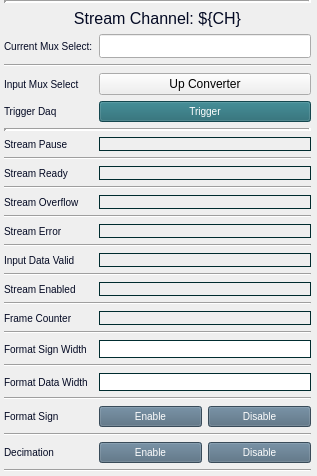
<?xml version="1.0" encoding="UTF-8"?>
<ui version="4.0">
 <class>Form</class>
 <widget class="QWidget" name="Form">
  <property name="geometry">
   <rect>
    <x>0</x>
    <y>0</y>
    <width>317</width>
    <height>450</height>
   </rect>
  </property>
  <property name="sizePolicy">
   <sizepolicy hsizetype="Expanding" vsizetype="Expanding">
    <horstretch>0</horstretch>
    <verstretch>0</verstretch>
   </sizepolicy>
  </property>
  <property name="minimumSize">
   <size>
    <width>0</width>
    <height>0</height>
   </size>
  </property>
  <property name="windowTitle">
   <string>Form</string>
  </property>
  <layout class="QVBoxLayout" name="verticalLayout">
   <property name="leftMargin">
    <number>0</number>
   </property>
   <property name="topMargin">
    <number>0</number>
   </property>
   <property name="rightMargin">
    <number>2</number>
   </property>
   <property name="bottomMargin">
    <number>0</number>
   </property>
   <item>
    <layout class="QGridLayout" name="gridLayout" columnstretch="0,0">
     <property name="leftMargin">
      <number>4</number>
     </property>
     <property name="topMargin">
      <number>0</number>
     </property>
     <property name="rightMargin">
      <number>4</number>
     </property>
     <property name="bottomMargin">
      <number>4</number>
     </property>
     <item row="30" column="1">
      <layout class="QHBoxLayout" name="horizontalLayout_2">
       <item>
        <widget class="PyDMPushButton" name="PyDMPushButton">
         <property name="sizePolicy">
          <sizepolicy hsizetype="Minimum" vsizetype="Expanding">
           <horstretch>0</horstretch>
           <verstretch>0</verstretch>
          </sizepolicy>
         </property>
         <property name="toolTip">
          <string/>
         </property>
         <property name="styleSheet">
          <string notr="true">QPushButton {
  background-color: #50697D;
  border-color: #F3B749;
  color:white;
  font-size: 10px;
}
QPushButton:checked{
  background-color: #14B09B;
  font: bold
}
QPushButton:hover{
  border-style: outset;
}</string>
         </property>
         <property name="text">
          <string>Enable</string>
         </property>
         <property name="checkable">
          <bool>true</bool>
         </property>
         <property name="channel" stdset="0">
          <string>ca://${DEVICE}:DAQMUX1_DECIMATION${CH}</string>
         </property>
         <property name="pressValue" stdset="0">
          <string>1</string>
         </property>
         <attribute name="buttonGroup">
          <string notr="true">buttonGroup_2</string>
         </attribute>
        </widget>
       </item>
       <item>
        <widget class="PyDMPushButton" name="PyDMPushButton_2">
         <property name="sizePolicy">
          <sizepolicy hsizetype="Minimum" vsizetype="Expanding">
           <horstretch>0</horstretch>
           <verstretch>0</verstretch>
          </sizepolicy>
         </property>
         <property name="toolTip">
          <string/>
         </property>
         <property name="styleSheet">
          <string notr="true">QPushButton {
  background-color: #50697D;
  border-color: #F3B749;
  color:white;
  font-size: 10px;
}
QPushButton:checked{
  background-color: #14B09B;
  font: bold
}
QPushButton:hover{
  border-style: outset;
}</string>
         </property>
         <property name="text">
          <string>Disable</string>
         </property>
         <property name="checkable">
          <bool>true</bool>
         </property>
         <property name="channel" stdset="0">
          <string>ca://${DEVICE}:DAQMUX1_DECIMATION${CH}</string>
         </property>
         <property name="pressValue" stdset="0">
          <string>0</string>
         </property>
         <attribute name="buttonGroup">
          <string notr="true">buttonGroup_2</string>
         </attribute>
        </widget>
       </item>
      </layout>
     </item>
     <item row="18" column="0" colspan="2">
      <widget class="Line" name="line_5">
       <property name="orientation">
        <enum>Qt::Horizontal</enum>
       </property>
      </widget>
     </item>
     <item row="8" column="0" colspan="2">
      <widget class="Line" name="line_12">
       <property name="styleSheet">
        <string notr="true"/>
       </property>
       <property name="frameShadow">
        <enum>QFrame::Sunken</enum>
       </property>
       <property name="lineWidth">
        <number>3</number>
       </property>
       <property name="orientation">
        <enum>Qt::Horizontal</enum>
       </property>
      </widget>
     </item>
     <item row="6" column="1">
      <widget class="PyDMPushButton" name="PyDMPushButton_5">
       <property name="sizePolicy">
        <sizepolicy hsizetype="Minimum" vsizetype="Expanding">
         <horstretch>0</horstretch>
         <verstretch>0</verstretch>
        </sizepolicy>
       </property>
       <property name="toolTip">
        <string/>
       </property>
       <property name="styleSheet">
        <string notr="true">QPushButton {
  background-color: #1E646E;
  border-color: #F3B749;
  color:white;
  font-size: 10px;
}
QPushButton:pressed{
  background-color: #023459;
  font: bold
}
QPushButton:hover{
  border-style: outset;
}</string>
       </property>
       <property name="text">
        <string>Trigger</string>
       </property>
       <property name="channel" stdset="0">
        <string>ca://${DEVICE}:DAQMUX1_TRGDAQ </string>
       </property>
       <property name="pressValue" stdset="0">
        <string>1</string>
       </property>
      </widget>
     </item>
     <item row="25" column="0">
      <widget class="QLabel" name="label_10">
       <property name="styleSheet">
        <string notr="true">QLabel{
  color:#030923;
  font-size: 10px;
  font-style: bold;
}</string>
       </property>
       <property name="text">
        <string>Format Data Width</string>
       </property>
      </widget>
     </item>
     <item row="10" column="0" colspan="2">
      <widget class="Line" name="line">
       <property name="orientation">
        <enum>Qt::Horizontal</enum>
       </property>
      </widget>
     </item>
     <item row="15" column="0">
      <widget class="QLabel" name="label_5">
       <property name="styleSheet">
        <string notr="true">QLabel{
  color:#030923;
  font-size: 10px;
  font-style: bold;
}</string>
       </property>
       <property name="text">
        <string>Stream Error</string>
       </property>
      </widget>
     </item>
     <item row="1" column="0" colspan="2">
      <widget class="QLabel" name="label">
       <property name="sizePolicy">
        <sizepolicy hsizetype="MinimumExpanding" vsizetype="MinimumExpanding">
         <horstretch>0</horstretch>
         <verstretch>0</verstretch>
        </sizepolicy>
       </property>
       <property name="styleSheet">
        <string notr="true">QLabel{
  color:#030923;
  font-size: 16px;
  font-style: bold;
}</string>
       </property>
       <property name="text">
        <string>Stream Channel: ${CH}</string>
       </property>
       <property name="alignment">
        <set>Qt::AlignCenter</set>
       </property>
      </widget>
     </item>
     <item row="19" column="0">
      <widget class="QLabel" name="label_7">
       <property name="styleSheet">
        <string notr="true">QLabel{
  color:#030923;
  font-size: 10px;
  font-style: bold;
}</string>
       </property>
       <property name="text">
        <string>Stream Enabled</string>
       </property>
      </widget>
     </item>
     <item row="25" column="1">
      <widget class="PyDMLineEdit" name="PyDMLineEdit_2">
       <property name="toolTip">
        <string/>
       </property>
       <property name="styleSheet">
        <string notr="true">QLineEdit{
  border-width: 1px; 
  border-style: solid; 
  border-color: #002C2F;
}</string>
       </property>
       <property name="channel" stdset="0">
        <string>ca://${DEVICE}:DAQMUX1_FORMATDATAWIDTH${CH}</string>
       </property>
      </widget>
     </item>
     <item row="26" column="0" colspan="2">
      <widget class="Line" name="line_9">
       <property name="orientation">
        <enum>Qt::Horizontal</enum>
       </property>
      </widget>
     </item>
     <item row="7" column="0">
      <spacer name="verticalSpacer_2">
       <property name="orientation">
        <enum>Qt::Vertical</enum>
       </property>
       <property name="sizeType">
        <enum>QSizePolicy::Expanding</enum>
       </property>
       <property name="sizeHint" stdset="0">
        <size>
         <width>20</width>
         <height>14</height>
        </size>
       </property>
      </spacer>
     </item>
     <item row="27" column="0">
      <widget class="QLabel" name="label_11">
       <property name="styleSheet">
        <string notr="true">QLabel{
  color:#030923;
  font-size: 10px;
  font-style: bold;
}</string>
       </property>
       <property name="text">
        <string>Format Sign</string>
       </property>
      </widget>
     </item>
     <item row="13" column="0">
      <widget class="QLabel" name="label_2">
       <property name="styleSheet">
        <string notr="true">QLabel{
  color:#030923;
  font-size: 10px;
  font-style: bold;
}</string>
       </property>
       <property name="text">
        <string>Stream Overflow</string>
       </property>
      </widget>
     </item>
     <item row="17" column="0">
      <widget class="QLabel" name="label_6">
       <property name="styleSheet">
        <string notr="true">QLabel{
  color:#030923;
  font-size: 10px;
  font-style: bold;
}</string>
       </property>
       <property name="text">
        <string>Input Data Valid</string>
       </property>
      </widget>
     </item>
     <item row="11" column="0">
      <widget class="QLabel" name="label_4">
       <property name="styleSheet">
        <string notr="true">QLabel{
  color:#030923;
  font-size: 10px;
  font-style: bold;
}</string>
       </property>
       <property name="text">
        <string>Stream Ready</string>
       </property>
      </widget>
     </item>
     <item row="4" column="1">
      <widget class="PyDMRelatedDisplayButton" name="PyDMRelatedDisplayButton_2">
       <property name="sizePolicy">
        <sizepolicy hsizetype="Minimum" vsizetype="Expanding">
         <horstretch>0</horstretch>
         <verstretch>0</verstretch>
        </sizepolicy>
       </property>
       <property name="toolTip">
        <string/>
       </property>
       <property name="text">
        <string>Up Converter</string>
       </property>
       <property name="filenames" stdset="0">
        <stringlist>
         <string>upconverter_mux_select.ui</string>
        </stringlist>
       </property>
       <property name="macros" stdset="0">
        <stringlist>
         <string>{&quot;MUX&quot;:&quot;1&quot;}</string>
        </stringlist>
       </property>
       <property name="openInNewWindow" stdset="0">
        <bool>true</bool>
       </property>
      </widget>
     </item>
     <item row="24" column="0" colspan="2">
      <widget class="Line" name="line_8">
       <property name="orientation">
        <enum>Qt::Horizontal</enum>
       </property>
      </widget>
     </item>
     <item row="22" column="0" colspan="2">
      <widget class="Line" name="line_7">
       <property name="orientation">
        <enum>Qt::Horizontal</enum>
       </property>
      </widget>
     </item>
     <item row="2" column="0">
      <widget class="QLabel" name="label_15">
       <property name="styleSheet">
        <string notr="true">QLabel{
  color:#030923;
  font-size: 10px;
  font-style: bold;
}</string>
       </property>
       <property name="text">
        <string>Current Mux Select:</string>
       </property>
      </widget>
     </item>
     <item row="21" column="0">
      <widget class="QLabel" name="label_8">
       <property name="styleSheet">
        <string notr="true">QLabel{
  color:#030923;
  font-size: 10px;
  font-style: bold;
}</string>
       </property>
       <property name="text">
        <string>Frame Counter</string>
       </property>
      </widget>
     </item>
     <item row="15" column="1">
      <widget class="PyDMLabel" name="PyDMLabel_4">
       <property name="toolTip">
        <string/>
       </property>
       <property name="styleSheet">
        <string notr="true">QLabel{
  color:#030923;
  font-size: 10px;
  font-style: bold;
  border-width: 1px; 
  border-style: solid; 
  border-color: #002C2F;
}</string>
       </property>
       <property name="text">
        <string/>
       </property>
       <property name="channel" stdset="0">
        <string>ca://${DEVICE}:DAQMUX1_STRMERR${CH}</string>
       </property>
      </widget>
     </item>
     <item row="12" column="0" colspan="2">
      <widget class="Line" name="line_2">
       <property name="orientation">
        <enum>Qt::Horizontal</enum>
       </property>
      </widget>
     </item>
     <item row="9" column="0">
      <widget class="QLabel" name="label_3">
       <property name="styleSheet">
        <string notr="true">QLabel{
  color:#030923;
  font-size: 10px;
  font-style: bold;
}</string>
       </property>
       <property name="text">
        <string>Stream Pause</string>
       </property>
      </widget>
     </item>
     <item row="23" column="0">
      <widget class="QLabel" name="label_9">
       <property name="styleSheet">
        <string notr="true">QLabel{
  color:#030923;
  font-size: 10px;
  font-style: bold;
}</string>
       </property>
       <property name="text">
        <string>Format Sign Width</string>
       </property>
      </widget>
     </item>
     <item row="21" column="1">
      <widget class="PyDMLabel" name="PyDMLabel_7">
       <property name="toolTip">
        <string/>
       </property>
       <property name="styleSheet">
        <string notr="true">QLabel{
  color:#030923;
  font-size: 10px;
  font-style: bold;
  border-width: 1px; 
  border-style: solid; 
  border-color: #002C2F;
}</string>
       </property>
       <property name="text">
        <string/>
       </property>
       <property name="channel" stdset="0">
        <string>ca://${DEVICE}:DAQMUX1_FRAMECNT${CH}</string>
       </property>
      </widget>
     </item>
     <item row="2" column="1">
      <widget class="PyDMLineEdit" name="PyDMLineEdit_3">
       <property name="toolTip">
        <string/>
       </property>
       <property name="styleSheet">
        <string notr="true">QLineEdit{
color:#7A2D59;
font: bold;
font: 14px;
}</string>
       </property>
       <property name="channel" stdset="0">
        <string>ca://${DEVICE}:DAQMUX1_INPMUXSELSTR${CH}</string>
       </property>
       <property name="displayFormat" stdset="0">
        <enum>PyDMLineEdit::String</enum>
       </property>
      </widget>
     </item>
     <item row="32" column="0" colspan="2">
      <widget class="Line" name="line_11">
       <property name="orientation">
        <enum>Qt::Horizontal</enum>
       </property>
      </widget>
     </item>
     <item row="16" column="0" colspan="2">
      <widget class="Line" name="line_4">
       <property name="orientation">
        <enum>Qt::Horizontal</enum>
       </property>
      </widget>
     </item>
     <item row="5" column="0">
      <spacer name="verticalSpacer">
       <property name="orientation">
        <enum>Qt::Vertical</enum>
       </property>
       <property name="sizeType">
        <enum>QSizePolicy::Expanding</enum>
       </property>
       <property name="sizeHint" stdset="0">
        <size>
         <width>20</width>
         <height>10</height>
        </size>
       </property>
      </spacer>
     </item>
     <item row="13" column="1">
      <widget class="PyDMLabel" name="PyDMLabel_3">
       <property name="toolTip">
        <string/>
       </property>
       <property name="styleSheet">
        <string notr="true">QLabel{
  color:#030923;
  font-size: 10px;
  font-style: bold;
  border-width: 1px; 
  border-style: solid; 
  border-color: #002C2F;
}</string>
       </property>
       <property name="text">
        <string/>
       </property>
       <property name="channel" stdset="0">
        <string>ca://${DEVICE}:DAQMUX1_STRMOVF${CH}</string>
       </property>
      </widget>
     </item>
     <item row="11" column="1">
      <widget class="PyDMLabel" name="PyDMLabel_2">
       <property name="toolTip">
        <string/>
       </property>
       <property name="styleSheet">
        <string notr="true">QLabel{
  color:#030923;
  font-size: 10px;
  font-style: bold;
  border-width: 1px; 
  border-style: solid; 
  border-color: #002C2F;
}</string>
       </property>
       <property name="text">
        <string/>
       </property>
       <property name="channel" stdset="0">
        <string>ca://${DEVICE}:DAQMUX1_STRMRDY${CH}</string>
       </property>
      </widget>
     </item>
     <item row="14" column="0" colspan="2">
      <widget class="Line" name="line_3">
       <property name="orientation">
        <enum>Qt::Horizontal</enum>
       </property>
      </widget>
     </item>
     <item row="30" column="0">
      <widget class="QLabel" name="label_12">
       <property name="styleSheet">
        <string notr="true">QLabel{
  color:#030923;
  font-size: 10px;
  font-style: bold;
}</string>
       </property>
       <property name="text">
        <string>Decimation</string>
       </property>
      </widget>
     </item>
     <item row="4" column="0">
      <widget class="QLabel" name="label_14">
       <property name="styleSheet">
        <string notr="true">QLabel{
  color:#030923;
  font-size: 10px;
  font-style: bold;
}</string>
       </property>
       <property name="text">
        <string>Input Mux Select</string>
       </property>
      </widget>
     </item>
     <item row="27" column="1">
      <layout class="QHBoxLayout" name="horizontalLayout">
       <item>
        <widget class="PyDMPushButton" name="PyDMPushButton_3">
         <property name="sizePolicy">
          <sizepolicy hsizetype="Minimum" vsizetype="Expanding">
           <horstretch>0</horstretch>
           <verstretch>0</verstretch>
          </sizepolicy>
         </property>
         <property name="toolTip">
          <string/>
         </property>
         <property name="styleSheet">
          <string notr="true">QPushButton {
  background-color: #50697D;
  border-color: #F3B749;
  color:white;
  font-size: 10px;
}
QPushButton:checked{
  background-color: #14B09B;
  font: bold
}
QPushButton:hover{
  border-style: outset;
}</string>
         </property>
         <property name="text">
          <string>Enable</string>
         </property>
         <property name="checkable">
          <bool>true</bool>
         </property>
         <property name="channel" stdset="0">
          <string>ca://${DEVICE}:DAQMUX1_FORMATSIGN${CH}</string>
         </property>
         <property name="pressValue" stdset="0">
          <string>1</string>
         </property>
         <attribute name="buttonGroup">
          <string notr="true">buttonGroup</string>
         </attribute>
        </widget>
       </item>
       <item>
        <widget class="PyDMPushButton" name="PyDMPushButton_4">
         <property name="sizePolicy">
          <sizepolicy hsizetype="Minimum" vsizetype="Expanding">
           <horstretch>0</horstretch>
           <verstretch>0</verstretch>
          </sizepolicy>
         </property>
         <property name="toolTip">
          <string/>
         </property>
         <property name="styleSheet">
          <string notr="true">QPushButton {
  background-color: #50697D;
  border-color: #F3B749;
  color:white;
  font-size: 10px;
}
QPushButton:checked{
  background-color: #14B09B;
  font: bold
}
QPushButton:hover{
  border-style: outset;
}</string>
         </property>
         <property name="text">
          <string>Disable</string>
         </property>
         <property name="checkable">
          <bool>true</bool>
         </property>
         <property name="channel" stdset="0">
          <string>ca://${DEVICE}:DAQMUX1_FORMATSIGN${CH}</string>
         </property>
         <property name="pressValue" stdset="0">
          <string>0</string>
         </property>
         <attribute name="buttonGroup">
          <string notr="true">buttonGroup</string>
         </attribute>
        </widget>
       </item>
      </layout>
     </item>
     <item row="6" column="0">
      <widget class="QLabel" name="label_13">
       <property name="styleSheet">
        <string notr="true">QLabel{
  color:#030923;
  font-size: 10px;
  font-style: bold;
}</string>
       </property>
       <property name="text">
        <string>Trigger Daq</string>
       </property>
      </widget>
     </item>
     <item row="0" column="0" colspan="2">
      <widget class="Line" name="line_13">
       <property name="sizePolicy">
        <sizepolicy hsizetype="Preferred" vsizetype="Minimum">
         <horstretch>0</horstretch>
         <verstretch>0</verstretch>
        </sizepolicy>
       </property>
       <property name="lineWidth">
        <number>3</number>
       </property>
       <property name="orientation">
        <enum>Qt::Horizontal</enum>
       </property>
      </widget>
     </item>
     <item row="29" column="0" colspan="2">
      <widget class="Line" name="line_10">
       <property name="orientation">
        <enum>Qt::Horizontal</enum>
       </property>
      </widget>
     </item>
     <item row="20" column="0" colspan="2">
      <widget class="Line" name="line_6">
       <property name="orientation">
        <enum>Qt::Horizontal</enum>
       </property>
      </widget>
     </item>
     <item row="23" column="1">
      <widget class="PyDMLineEdit" name="PyDMLineEdit">
       <property name="toolTip">
        <string/>
       </property>
       <property name="styleSheet">
        <string notr="true">QLineEdit{
  border-width: 1px; 
  border-style: solid; 
  border-color: #002C2F;
}</string>
       </property>
       <property name="channel" stdset="0">
        <string>ca://${DEVICE}:DAQMUX1_FORMATSIGNWIDTH${CH}</string>
       </property>
      </widget>
     </item>
     <item row="9" column="1">
      <widget class="PyDMLabel" name="PyDMLabel">
       <property name="toolTip">
        <string/>
       </property>
       <property name="styleSheet">
        <string notr="true">QLabel{
  color:#030923;
  font-size: 10px;
  font-style: bold;
  border-width: 1px; 
  border-style: solid; 
  border-color: #002C2F;
}</string>
       </property>
       <property name="text">
        <string/>
       </property>
       <property name="channel" stdset="0">
        <string>ca://${DEVICE}:DAQMUX1_STRMPAUSE${CH}</string>
       </property>
      </widget>
     </item>
     <item row="19" column="1">
      <widget class="PyDMLabel" name="PyDMLabel_6">
       <property name="toolTip">
        <string/>
       </property>
       <property name="styleSheet">
        <string notr="true">QLabel{
  color:#030923;
  font-size: 10px;
  font-style: bold;
  border-width: 1px; 
  border-style: solid; 
  border-color: #002C2F;
}</string>
       </property>
       <property name="text">
        <string/>
       </property>
       <property name="channel" stdset="0">
        <string>ca://${DEVICE}:DAQMUX1_STRMENABLED${CH}</string>
       </property>
      </widget>
     </item>
     <item row="17" column="1">
      <widget class="PyDMLabel" name="PyDMLabel_5">
       <property name="toolTip">
        <string/>
       </property>
       <property name="styleSheet">
        <string notr="true">QLabel{
  color:#030923;
  font-size: 10px;
  font-style: bold;
  border-width: 1px; 
  border-style: solid; 
  border-color: #002C2F;
}</string>
       </property>
       <property name="text">
        <string/>
       </property>
       <property name="channel" stdset="0">
        <string>ca://${DEVICE}:DAQMUX1_INPDATAVALID${CH}</string>
       </property>
      </widget>
     </item>
     <item row="3" column="0" colspan="2">
      <widget class="Line" name="line_14">
       <property name="orientation">
        <enum>Qt::Horizontal</enum>
       </property>
      </widget>
     </item>
    </layout>
   </item>
  </layout>
 </widget>
 <customwidgets>
  <customwidget>
   <class>PyDMLabel</class>
   <extends>QLabel</extends>
   <header>pydm.widgets.label</header>
  </customwidget>
  <customwidget>
   <class>PyDMLineEdit</class>
   <extends>QLineEdit</extends>
   <header>pydm.widgets.line_edit</header>
  </customwidget>
  <customwidget>
   <class>PyDMPushButton</class>
   <extends>QPushButton</extends>
   <header>pydm.widgets.pushbutton</header>
  </customwidget>
  <customwidget>
   <class>PyDMRelatedDisplayButton</class>
   <extends>QPushButton</extends>
   <header>pydm.widgets.related_display_button</header>
  </customwidget>
 </customwidgets>
 <resources/>
 <connections/>
 <buttongroups>
  <buttongroup name="buttonGroup"/>
  <buttongroup name="buttonGroup_2"/>
 </buttongroups>
</ui>
